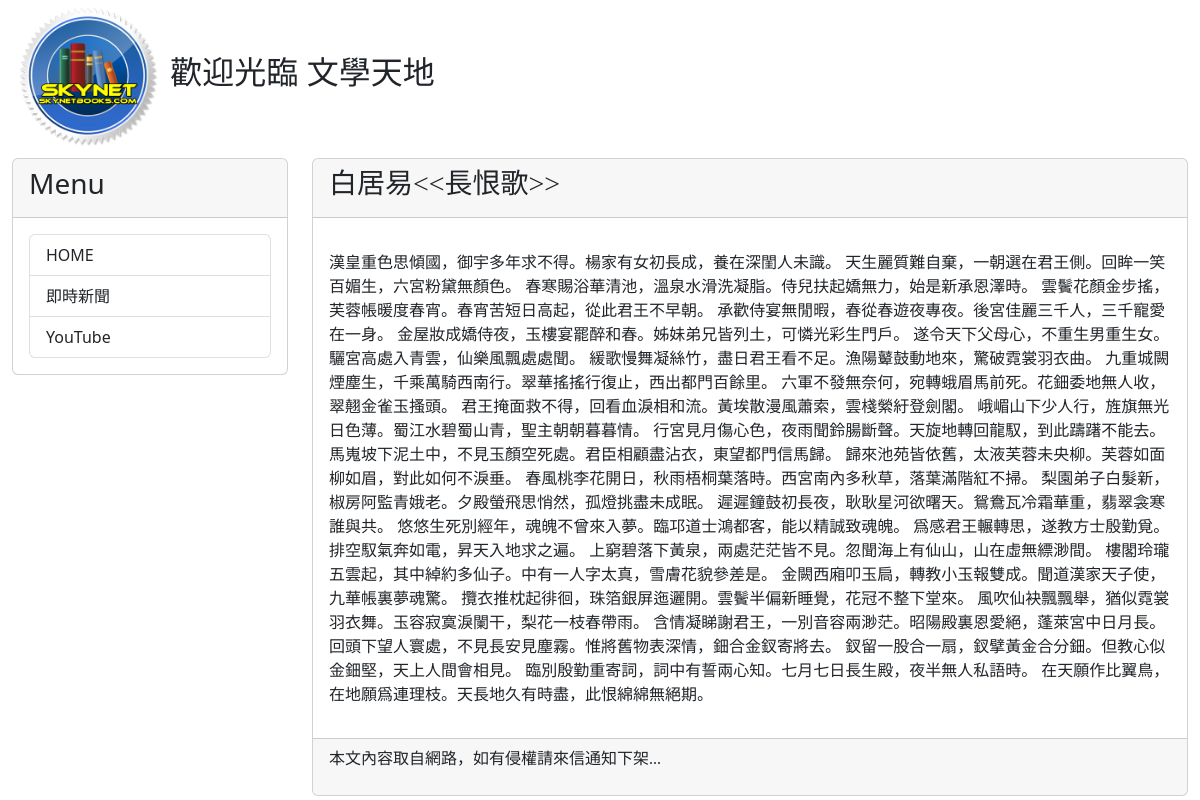
The page /post/baigui01/ on the database its author committed.
### mysite/models.py (models this page shows, shortened)
class Post(models.Model):
    title = models.CharField(max_length=200)
    slug = models.CharField(max_length=200)
    body = models.TextField()
    pub_date = models.DateTimeField(auto_now_add=True)
    class Meta:
        ordering = ('-pub_date',)

### mysite/views.py (the view)
# urls.py: path('post/<slug:slug>/', showpost),
def showpost(request, slug):
    try:
        post = Post.objects.get(slug = slug)
        if post != None:
            return render(request, 'post.html', locals())
    except:
        return redirect('/')

### mysite/templatetags/markdown_extras.py (called while the page is built)
@register.filter
def convert_markdown(text):
    return markdown.markdown(text)

### templates/post.html (shortened to what this page needs)
{% extends 'base.html' %}
{% load markdown_extras %}
{% block headmessage %}
    <h3 style='font-family:微軟正黑體;'>{{ post.title }}</h3>
{% endblock %}
{% block content %}
        <p style='font-family:微軟正黑體;font-size:12pt;letter-spacing:2pt;'>
            {{ post.body | convert_markdown | safe }}</a>
        </p>
{% endblock %}

### rows shown on the page
Post: title "白居易<<長恨歌>>", body|convert_markdown "漢皇重色思傾國，御宇多年求不得。楊家有女初長成，養在深閨人未識。 天生麗質難自棄，一朝選在君王側。回眸一笑百媚生，六宮粉黛無顏色。 春寒賜浴華清池，溫泉水滑洗凝脂。侍兒扶起嬌無力，始是新承恩澤時。 雲鬢花顏金步搖，芙蓉帳暖度春宵。春宵苦短日高起，從此君王不早朝。 承歡侍宴無閒暇，春從春遊夜專夜。後宮佳麗三千人，三千寵愛在一身。 金屋妝成嬌侍夜，玉樓宴罷醉和春。姊妹弟兄皆列土，可憐光彩生門戶。 遂令天下父母心，不重生男重生女。驪宮高處入青雲，仙樂風飄處處聞。 緩歌慢舞凝絲竹，盡日君王看不足。漁陽鼙鼓動地來，驚破霓裳羽衣曲。 九重城闕煙塵生，千乘萬騎西南行。翠華搖搖行復止，西出都門百餘里。 六軍不發無奈何，宛轉蛾眉馬前死。花鈿委地無人收，翠翹金雀玉搔頭。 君王掩面救不得，回看血淚相和流。黃埃散漫風蕭索，雲棧縈紆登劍閣。 峨嵋山下少人行，旌旗無光日色薄。蜀江水碧蜀山青，聖主朝朝暮暮情。 行宮見月傷心色，夜雨聞鈴腸斷聲。天旋地轉回龍馭，到此躊躇不能去。 馬嵬坡下泥土中，不見玉顏空死處。君臣相顧盡沾衣，東望都門信馬歸。 歸來池苑皆依舊，太液芙蓉未央柳。芙蓉如面柳如眉，對此如何不淚垂。 春風桃李花開日，秋雨梧桐葉落時。西宮南內多秋草，落葉滿階紅不掃。 梨園弟子白髮新，椒房阿監青娥老。夕殿螢飛思悄然，孤燈挑盡未成眠。 遲遲鐘鼓初長夜，耿耿星河欲曙天。鴛鴦瓦冷霜華重，翡翠衾寒誰與共。 悠悠生死別經年，魂魄不曾來入夢。臨邛道士鴻都客，能以精誠致魂魄。 爲感君王輾轉思，遂教方士殷勤覓。排空馭氣奔如電，昇天入地求之遍。 上窮碧落下黃泉，兩處茫茫皆不見。忽聞海上有仙山，山在虛無縹渺間。…"
